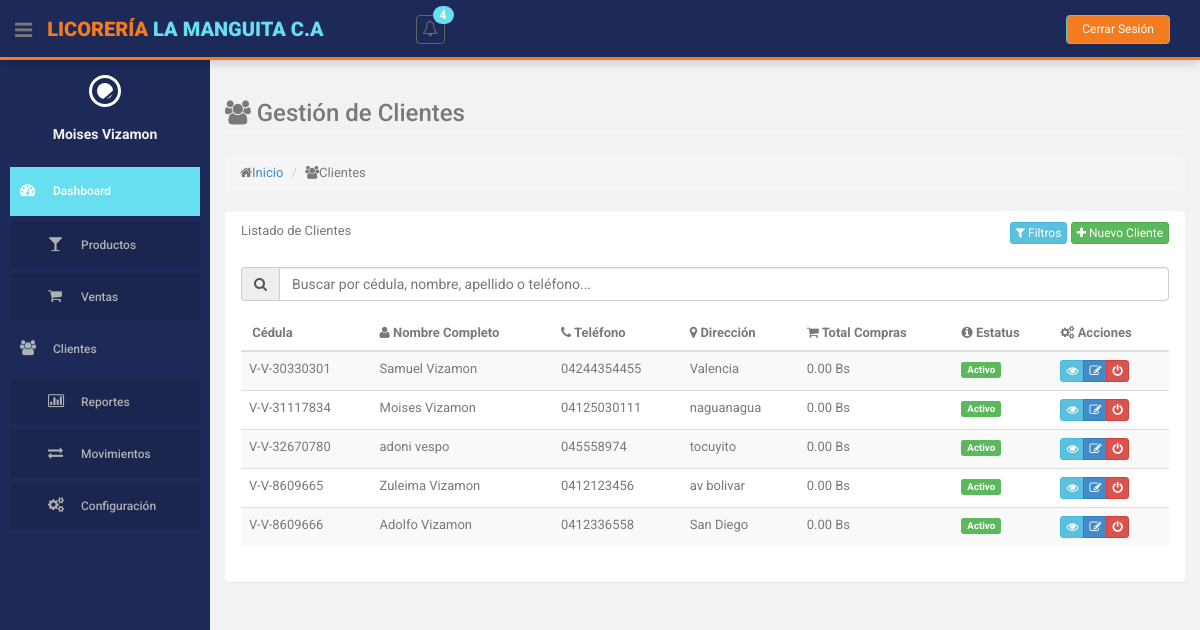
Page /index.php?action=clientes (signed in) on the earlier database version.
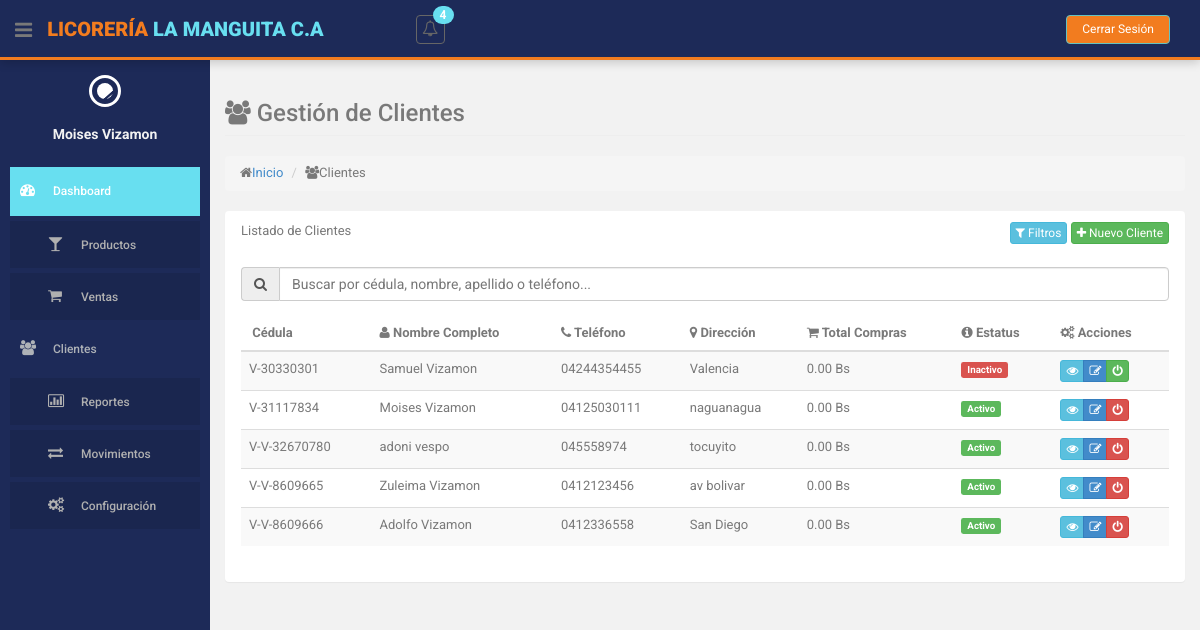
Same page on the later database version.
### tables this page shows
CREATE TABLE `clientes` (
  `cedula` varchar(15) NOT NULL,
  `id_simbolo_cedula` int(11) DEFAULT 1,
  `nombres` varchar(255) NOT NULL,
  `apellidos` varchar(255) NOT NULL,
  `telefono` varchar(15) NOT NULL,
  `direccion` varchar(255) DEFAULT 'Sin especificar',
  `id_estatus` int(11) NOT NULL
);

CREATE TABLE `simbolos_cedula` (
  `id` int(11) NOT NULL,
  `nombre` varchar(2) NOT NULL COMMENT 'Símbolo (V, E, G, J)'
);

CREATE TABLE `estatus` (
  `id` int(11) NOT NULL,
  `nombre` varchar(50) NOT NULL
);

### controllers/ClienteController.php (called while the page is built, shortened)
<?php
class ClienteController
{
    private $model;
    public function __construct()
    {
        require_once ROOT_PATH . 'models/ClienteModel.php';
        $this->model = new ClienteModel();
    }
    public function index()
    {
        $clientes = $this->model->obtenerTodosClientes();
        $this->loadView('clientes/index', ['clientes' => $clientes]);
    }
    private function loadView($view, $data = [])
    {
        extract($data);
        require ROOT_PATH . 'views/layouts/header.php';
        require ROOT_PATH . 'views/' . $view . '.php';
        require ROOT_PATH . 'views/layouts/footer.php';
    }
}

### models/ClienteModel.php (called while the page is built, shortened)
<?php
class ClienteModel
{
    private $db;
    public function __construct()
    {
        require_once ROOT_PATH . 'config/database.php';
        $database = new Database();
        $this->db = $database->getConnection();
    }
    public function obtenerTodosClientes()
    {
        $query = "SELECT c.*, e.nombre as estatus, sc.nombre as nombre_simbolo
                  FROM clientes c
                  JOIN estatus e ON c.id_estatus = e.id
                  JOIN simbolos_cedula sc ON c.id_simbolo_cedula = sc.id";
        $stmt = $this->db->prepare($query);
        $stmt->execute();
        return $stmt->fetchAll(PDO::FETCH_ASSOC);
    }
    public function obtenerTotalVentasCliente($cedula)
    {
        $query = "SELECT CalcularTotalVentasCliente(:cedula) as total";
        $stmt = $this->db->prepare($query);
        $stmt->bindParam(":cedula", $cedula);
        $stmt->execute();
        $result = $stmt->fetch(PDO::FETCH_ASSOC);
        return $result['total'] ?? 0;
    }
}

### config/database.php (called while the page is built, shortened)
<?php
class Database {
    private $host = 'localhost';
    private $db_name = 'licoreria';
    private $username = 'root';
    private $password = '';
    public function getConnection() {
        $this->conn = null;
        try {
            $this->conn = new PDO(
                "mysql:host=" . $this->host . ";dbname=" . $this->db_name,
                $this->username,
                $this->password
            );
            $this->conn->exec("set names utf8");
            $this->conn->setAttribute(PDO::ATTR_ERRMODE, PDO::ERRMODE_EXCEPTION);
        } catch(PDOException $exception) {
            echo "Error de conexión: " . $exception->getMessage();
        }
        return $this->conn;
    }
}
?>

### views/clientes/index.php (the view, shortened to what the changed rows need)
<section id="main-content">
    <section class="wrapper">
        <div class="row">
            <div class="col-lg-12">
                <section class="panel">
                    <div class="panel-body">
                        <table id="tablaClientes" class="table table-striped table-advance table-hover">
                            <thead>
                                <tr>
                                    <th><i class="fa fa-id-card"></i> Cédula</th>
                                    <th><i class="fa fa-user"></i> Nombre Completo</th>
                                    <th><i class="fa fa-phone"></i> Teléfono</th>
                                    <th><i class="fa fa-map-marker"></i> Dirección</th>
                                    <th><i class="fa fa-shopping-cart"></i> Total Compras</th>
                                    <th><i class="fa fa-info-circle"></i> Estatus</th>
                                    <th><i class="fa fa-cogs"></i> Acciones</th>
                                </tr>
                            </thead>
                            <tbody>
                                <?php foreach ($clientes as $cliente): ?>
                                    <tr>
                                        <td><?= $cliente['nombre_simbolo'] . '-' . $cliente['cedula'] ?></td>
                                        <td><?= $cliente['nombres'] . ' ' . $cliente['apellidos'] ?></td>
                                        <td><?= $cliente['telefono'] ?></td>
                                        <td><?= $cliente['direccion'] ?></td>
                                        <td><?= number_format($this->model->obtenerTotalVentasCliente($cliente['cedula']), 2) ?> Bs</td>
                                        <td>
                                            <span class="label label-<?= $cliente['id_estatus'] == 1 ? 'success' : 'danger' ?>">
                                                <?= $cliente['estatus'] ?>
                                            </span>
                                        </td>
                                        <td>
                                            <div class="btn-group">
                                                <a href="<?= BASE_URL ?>index.php?action=clientes&method=mostrar&cedula=<?= $cliente['cedula'] ?>"
                                                   class="btn btn-info btn-xs" title="Ver detalles">
                                                    <i class="fa fa-eye"></i>
                                                </a>
                                                <?php if ($_SESSION['user_rol'] != 2): ?>
                                                <a href="<?= BASE_URL ?>index.php?action=clientes&method=editar&cedula=<?= $cliente['cedula'] ?>"
                                                   class="btn btn-primary btn-xs" title="Editar">
                                                    <i class="fa fa-edit"></i>
                                                </a>
                                                    <button class="btn btn-<?= $cliente['id_estatus'] == 1 ? 'danger' : 'success' ?> btn-xs cambiar-estado"
                                                            title="<?= $cliente['id_estatus'] == 1 ? 'Desactivar' : 'Activar' ?>"
                                                            data-cedula="<?= $cliente['cedula'] ?>">
                                                        <i class="fa fa-power-off"></i>
                                                    </button>
                                                 <?php endif; ?>
                                            </div>
                                        </td>
                                    </tr>
                                <?php endforeach; ?>
                            </tbody>
                        </table>
                    </div>
                </section>
            </div>
        </div>
    </section>
</section>

Differences in the rows shown:
removed clientes: id_simbolo_cedula.nombre "V", cedula "V-30330301", nombres "Samuel", apellidos "Vizamon", telefono "04244354455", direccion "Valencia", obtenerTotalVentasCliente "0.00", id_estatus.nombre "Activo"
removed clientes: id_simbolo_cedula.nombre "V", cedula "V-31117834", nombres "Moises", apellidos "Vizamon", telefono "04125030111", direccion "naguanagua", obtenerTotalVentasCliente "0.00", id_estatus.nombre "Activo"
added clientes: id_simbolo_cedula.nombre "V", cedula "30330301", nombres "Samuel", apellidos "Vizamon", telefono "04244354455", direccion "Valencia", obtenerTotalVentasCliente "0.00", id_estatus.nombre "Inactivo"
added clientes: id_simbolo_cedula.nombre "V", cedula "31117834", nombres "Moises", apellidos "Vizamon", telefono "04125030111", direccion "naguanagua", obtenerTotalVentasCliente "0.00", id_estatus.nombre "Activo"
